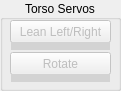
   <widget class="QGroupBox" name="TorsservoStatics">
    <property name="enabled">
     <bool>true</bool>
    </property>
    <property name="geometry">
     <rect>
      <x>190</x>
      <y>370</y>
      <width>121</width>
      <height>91</height>
     </rect>
    </property>
    <property name="title">
     <string>Torso Servos</string>
    </property>
    <property name="alignment">
     <set>Qt::AlignCenter</set>
    </property>
    <widget class="QPushButton" name="torso_topStom">
     <property name="enabled">
      <bool>false</bool>
     </property>
     <property name="geometry">
      <rect>
       <x>10</x>
       <y>20</y>
       <width>101</width>
       <height>23</height>
      </rect>
     </property>
     <property name="text">
      <string>Lean Left/Right</string>
     </property>
    </widget>
    <widget class="QPushButton" name="torso_midStom">
     <property name="enabled">
      <bool>false</bool>
     </property>
     <property name="geometry">
      <rect>
       <x>10</x>
       <y>52</y>
       <width>101</width>
       <height>23</height>
      </rect>
     </property>
     <property name="text">
      <string>Rotate</string>
     </property>
    </widget>
    <widget class="QSlider" name="torso_topStomSlider">
     <property name="enabled">
      <bool>false</bool>
     </property>
     <property name="geometry">
      <rect>
       <x>11</x>
       <y>42</y>
       <width>99</width>
       <height>8</height>
      </rect>
     </property>
     <property name="styleSheet">
      <string notr="true">QSlider::groove:horizontal {border: 1px solid #999999;}
QSlider::handle:horizontal {height: 5px; width: 6px;background-image: url(sliderButton.jpg)}
QSlider::add-page:qlineargradient {background: lightgray;}
QSlider::sub-page:qlineargradient {background: lightgray;}</string>
     </property>
     <property name="maximum">
      <number>180</number>
     </property>
     <property name="orientation">
      <enum>Qt::Horizontal</enum>
     </property>
    </widget>
    <widget class="QSlider" name="torso_midStomSlider">
     <property name="enabled">
      <bool>false</bool>
     </property>
     <property name="geometry">
      <rect>
       <x>11</x>
       <y>74</y>
       <width>99</width>
       <height>8</height>
      </rect>
     </property>
     <property name="styleSheet">
      <string notr="true">QSlider::groove:horizontal {border: 1px solid #999999;}
QSlider::handle:horizontal {height: 5px; width: 6px;background-image: url(sliderButton.jpg)}
QSlider::add-page:qlineargradient {background: lightgray;}
QSlider::sub-page:qlineargradient {background: lightgray;}</string>
     </property>
     <property name="maximum">
      <number>180</number>
     </property>
     <property name="orientation">
      <enum>Qt::Horizontal</enum>
     </property>
    </widget>
   </widget>
